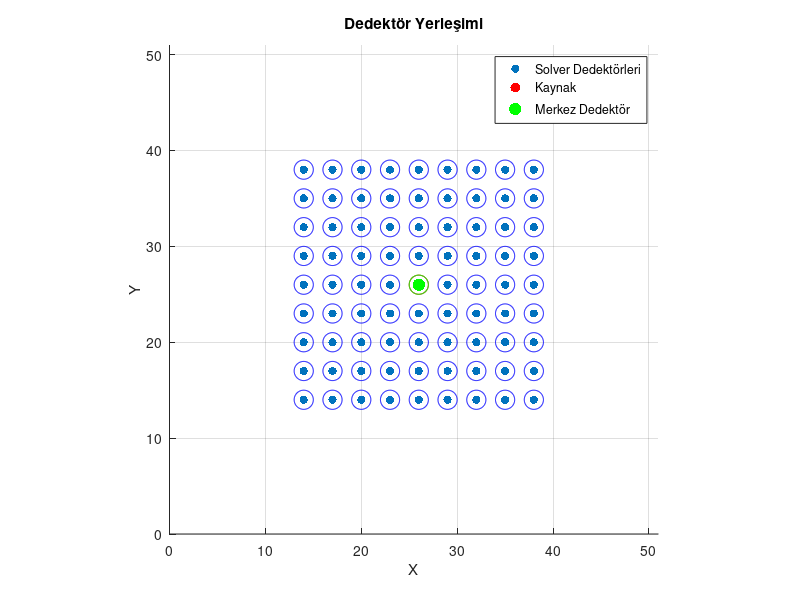

MATLAB code to generate this figure: (Note: this script raises an error after producing the figure.)
% Only clear the 'cfg' variable to avoid clearing other data
% clear cfg cfgs
% clc

%% --- SİMÜLASYON VE HACİM AYARLARI ---
volume_size = [51, 51, 20];
cfg.nphoton   = 1e8;
cfg.vol       = uint8(ones(volume_size)); % Detector field of view (FOV)
cfg.srcpos    = [26, 26, 1];             % Kaynak pozisyonu (merkezde)
cfg.unitinmm  = 0.1;                     % Birim boyutu (mm)
cfg.srcdir    = [0, 0, 1];
cfg.gpuid     = 1;
cfg.autopilot = 1;
cfg.issrcfrom0 = 0;
cfg.prop      = [0 0 1 1; 0.02 1 0.81 1.34]; % [mua, mus, g, n]
cfg.tstart    = 0;
cfg.tend      = 100e-9;
cfg.tstep     = 100e-10;
cfg.seed      = 29012392; 

%% --- DEDEKTÖR GRID PARAMETRELERİ ---
grid_size       = [9, 9]; % [X dedektör sayısı, Y dedektör sayısı]
detector_radius = 1;        % Her dedektörün yarıçapı

% Manuel aralıklandırma kullanılsın mı?
use_manual_spacing = 1; % 1: Manuel, 0: Otomatik

center_det_pos = []; % Başlangıçta boş

if use_manual_spacing
    % Manuel aralık ayarları
    spacing_x_manual = 3;
    spacing_y_manual = 3;

    % Hacim sınırı kontrolü
    max_extent_x = cfg.srcpos(1) + (grid_size(1)-1)/2 * spacing_x_manual;
    max_extent_y = cfg.srcpos(2) + (grid_size(2)-1)/2 * spacing_y_manual;

    if max_extent_x > volume_size(1) || max_extent_y > volume_size(2)
        error('Manuel aralık hacim boyutunu aşıyor. Grid veya aralığı küçültün.');
    end

    % Dedektör pozisyonlarını oluştur (Merkez dahil tüm liste)
    [det_x_manual, det_y_manual] = meshgrid(-floor(grid_size(1)/2):floor(grid_size(1)/2), ...
                                            -floor(grid_size(2)/2):floor(grid_size(2)/2));
    det_x_manual = det_x_manual * spacing_x_manual + cfg.srcpos(1);
    det_y_manual = det_y_manual * spacing_y_manual + cfg.srcpos(2);

    detpos = [det_x_manual(:), det_y_manual(:), ...
              ones(numel(det_x_manual), 1), ... /zeros
              repmat(detector_radius, numel(det_x_manual), 1)];

else
    % Otomatik aralıklandırma
    spacing_x_auto = floor(volume_size(1) / (grid_size(1) + 1));
    spacing_y_auto = floor(volume_size(2) / (grid_size(2) + 1));

    % Dedektör pozisyonlarını oluştur
    [det_x_auto, det_y_auto] = meshgrid(-floor(grid_size(1)/2):floor(grid_size(1)/2), ...
                                        -floor(grid_size(2)/2):floor(grid_size(2)/2));
    det_x_auto = det_x_auto * spacing_x_auto + cfg.srcpos(1);
    det_y_auto = det_y_auto * spacing_y_auto + cfg.srcpos(2);

    detpos = [det_x_auto(:), det_y_auto(:), ...
              ones(numel(det_x_auto), 1), ...
              repmat(detector_radius, numel(det_x_auto), 1)];
end

%% --- MERKEZ DEDEKTÖRÜ TESPİT ETME (AMA LİSTEDEN ÇIKARMIYORUZ) ---
is_source_idx  = (detpos(:, 1) == cfg.srcpos(1)) & (detpos(:, 2) == cfg.srcpos(2));
center_det_pos = detpos(is_source_idx, :);      % merkez dedektör (kaynakla çakışan)
solver_detpos  = detpos(~is_source_idx, :);     % çevredeki dedektörler (sadece görselleştirme için)

disp(['Toplam dedektör sayısı      : ', num2str(size(detpos, 1))]);
disp(['Solver için kullanılacak yan dedektör sayısı: ', num2str(size(solver_detpos, 1))]);
if ~isempty(center_det_pos)
    disp('Merkez dedektör bulundu ve "center" hesapları için işaretlendi.');
else
    warning('Merkez dedektör bulunamadı (kaynakla çakışan dedektör yok).');
end
%%
% Görselleştirme
% Görselleştirme (merkez + kapsama dairesi)
figure; hold on;
theta = linspace(0,2*pi,100);

if ~isempty(solver_detpos)
    hS = scatter(solver_detpos(:,1), solver_detpos(:,2), 'filled', 'b'); % Solver (Mavi)
    for i = 1:size(solver_detpos,1)
        plot(solver_detpos(i,1)+detector_radius*cos(theta), ...
             solver_detpos(i,2)+detector_radius*sin(theta), 'b');         % kapsama dairesi
    end
end

hK = scatter(cfg.srcpos(1), cfg.srcpos(2), 50, 'r', 'filled');            % Kaynak (Kırmızı)
plot(cfg.srcpos(1)+detector_radius*cos(theta), ...
     cfg.srcpos(2)+detector_radius*sin(theta), 'r');

if ~isempty(center_det_pos)
    hM = scatter(center_det_pos(1), center_det_pos(2), 80, 'g', 'filled'); % Merkez (Yeşil)
    plot(center_det_pos(1)+detector_radius*cos(theta), ...
         center_det_pos(2)+detector_radius*sin(theta), 'g');
end

title('Dedektör Yerleşimi'); xlabel('X'); ylabel('Y');
grid on; axis equal; axis([0 volume_size(1) 0 volume_size(2)]);

legH = hK; legL = {'Kaynak'};
if ~isempty(solver_detpos),  legH = [hS legH]; legL = ['Solver Dedektörleri' legL]; end
if ~isempty(center_det_pos), legH = [legH hM]; legL = [legL 'Merkez Dedektör'];     end
legend(legH, legL, 'Location', 'best');

%%

%% --- ANA SİMÜLASYON DÖNGÜSÜ (MS / A MATRİSİ + CENTER_DED BLOĞU) ---
d_p = size(detpos, 1);

ms              = double.empty(0, 26*26*20);   % yan dedektörler için A blokları
A_center_matrix = [];                          % merkez ded. için TAM blok (625 × 12500)

fprintf('--- Tüm Dedektörler İçin Simülasyon Başlıyor (%d adet) ---\n', d_p);
tic
for q = 1:d_p
    this_det   = detpos(q, :);
    cfg.detpos = this_det;

    % 1. İleri Simülasyon
    [flux, detp, vol, seeds] = mcxlab(cfg);

    % 2. Geri (Adjoint) Simülasyon -> Jacobian
    newcfg            = cfg;
    newcfg.seed       = seeds.data;
    newcfg.outputtype = 'jacobian';
    newcfg.detphotons = detp.data;
    [flux2, ~, ~, ~]  = mcxlab(newcfg);

    % Hassasiyet hesapla
    jac = sum(flux2.data, 4);    % 51 x 51 x 20

    % Bu dedektör için 625 frame’lik sensitivite matrisi (25x25 tarama)
    S = sens(jac);               % Boyut: [625, 12500]

    % Eğer bu dedektör kaynakla aynı yerdeyse → merkez dedektör
    if (this_det(1) == cfg.srcpos(1)) && (this_det(2) == cfg.srcpos(2))
        % Merkez dedektörün TAM A bloğu (625 x 12500)
        A_center_matrix = S;
    else
        % Diğer dedektörlerin tüm frame’lerini MS matrisine ekle
        ms = [ms; S];  
    end
end
toc

if isempty(A_center_matrix)
    warning('Merkez dedektör için A_center_matrix üretilemedi (kaynakla çakışan dedektör bulunamamış olabilir).');
else
    disp('>> "A_center_matrix" (625x12500) başarıyla oluşturuldu.');
end

% cfg içine kaydet
cfg.A_matrix         = ms;               % yan dedektörler A
cfg.A_matrix_center  = A_center_matrix;  % merkez dedektör A bloğu (625x12500)
cfg.ms = ms;
return

%% --- SONUÇLARI GÖRÜNTÜLE (MS Matrisi) ---
figure('Name', 'Solver Dedektörleri - Sensitivity Örneği');
z = 1;
if size(ms,1) >= z
    test = reshape(ms(z, :), 26, 26, 20);
    imagesc(log10(abs(squeeze(test(:, :, 1)))));
    colorbar
    title('Örnek Solver Dedektörü (İlk satır)');
    xlabel('y (sütun)'); ylabel('x (satır)');   % x=dim1=satır(dikey), y=dim2=sütun(yatay)
end


%%
% Display the results
figure; 
a_vx = 26 * 26; % FOV area

for z = 1:a_vx
    test = reshape(ms(z, :), 26, 26, 20);

    imagesc(log10(abs(squeeze(test(:, :, 1)))));
    colorbar

    % z (frame) -> tarama konumu.  k = x + (y-1)*26  (sens ile AYNI, vx=26)
    x = mod(z-1, 26) + 1;    % dim1 = X = satır
    y = floor((z-1)/26) + 1; % dim2 = Y = sütun

    title(sprintf('Tarama (frame) konumu: x(satır) = %d, y(sütun) = %d', x, y))
    xlabel('y (sütun)')   % yatay = dim2 = y
    ylabel('x (satır)')   % dikey = dim1 = x

   waitforbuttonpress
end


%% --- SONUÇLARI GÖRÜNTÜLE (Merkez Dedektör - Tek Frame) ---
if ~isempty(A_center_matrix)
    figure('Name', 'Center Detector Frame (Mid Scan)');
    
    % 625 satırın tam ortasındaki frame'i al (mid scan)
    mid_idx          = ceil(size(A_center_matrix, 1) / 2);  % 625 -> 313
    center_frame_vec = A_center_matrix(mid_idx, :);         % 1 x 12500
    
    % 1x12500 → 25x25x20 hacme çevir
    Center_Vol = reshape(center_frame_vec, 26, 26, 20);
    
    % Örnek olarak Z = 10 slice'ını göster
    imagesc(log10(abs(squeeze(Center_Vol(:, :, 1)))));
    colorbar;
    title('Center Detector Sensitivity (Mid Scan) - Slice Z=10');
    xlabel('y (sütun)'); ylabel('x (satır)');   % dikey=dim1=x, yatay=dim2=y
    axis equal tight;
else
    warning('A_center_matrix boş, merkez dedektör görselleştirilemedi.');
end
%%
%%
% Create a numerical phantom and calculate the b matrix
% vol_preX = zeros(25, 25, 20);
% q_Y = 0.15; % 0.15
%  vol_preX(12:14, 12:14, 4:6) = q_Y; % Cube with different quantum yield inside
% 
%  vol_preX(6:10,10:12,7:7)= q_Y; %
%  vol_preX(6:6,10:12,3:7)= q_Y;  % 
%  vol_preX(8:8,10:12,3:7)= q_Y;  % 
%  vol_preX(10:10,10:12,3:7)= q_Y; % 
% % 
% vol_preX(15:23, 15:15, 2:4) = q_Y; 
% vol_preX(15:23, 18:18, 2:4) = q_Y; 
% vol_preX(15:15, 15:18, 2:4) = q_Y; 
% vol_preX(19:19, 15:18, 2:4) = q_Y; 
% 
% 
% X = reshape(vol_preX, [], 1); % X vector
% b = ms * X; % Create the detector readvving matrix
% 
% cfg.X= X;
cfg.ms = ms;
% cfg.b = b;

% Save the configuration data
% save('config_data.mat', 'cfg');
return
%%
% Görselleştirme
figure;
if ~isempty(solver_detpos)
    scatter(solver_detpos(:, 1), solver_detpos(:, 2), 'filled', 'b'); % Solver (Mavi)
    hold on;
    
    % --- DEDEKTÖR NUMARALARINI YAZDIRMA ---
    for i = 1:size(solver_detpos, 1)
        text(solver_detpos(i, 1) + 0.5, solver_detpos(i, 2) + 0.5, num2str(i), ...
            'FontSize', 8, 'FontWeight', 'bold', 'Color', 'k');
    end
else
    hold on;
end

scatter(cfg.srcpos(1), cfg.srcpos(2), 50, 'r', 'filled'); % Kaynak (Kırmızı)
text(cfg.srcpos(1) - 1.5, cfg.srcpos(2) - 1.5, 'Source', 'FontSize', 8, 'Color', 'r');

if ~isempty(center_det_pos)
    scatter(center_det_pos(1), center_det_pos(2), 80, 'g', 'filled'); % Merkez (Yeşil)
end

title('Dedektör Yerleşimi'); xlabel('X'); ylabel('Y');
grid on; axis([0 volume_size(1) 0 volume_size(2)]);

% === EKSENİ TERS ÇEVİRİP (0,0) NOKTASINI SOL ÜSTE ALMA ===
set(gca, 'YDir', 'reverse'); 
% =========================================================

legend_entries = {};
if ~isempty(solver_detpos), legend_entries{end+1} = 'Solver Dedektörleri'; end
legend_entries{end+1} = 'Kaynak';
if ~isempty(center_det_pos), legend_entries{end+1} = 'Merkez Dedektör'; end
legend(legend_entries, 'Location', 'best');
%%


% Görselleştirme
figure;
if ~isempty(solver_detpos)
    scatter(solver_detpos(:, 1), solver_detpos(:, 2), 'filled', 'b'); % Solver (Mavi)
    hold on;
    
    % --- DEDEKTÖR NUMARALARINI YAZDIRMA ---
    for i = 1:size(solver_detpos, 1)
        text(solver_detpos(i, 1) + 0.5, solver_detpos(i, 2) + 0.5, num2str(i), ...
            'FontSize', 8, 'FontWeight', 'bold', 'Color', 'k');
    end
else
    hold on;
end

scatter(cfg.srcpos(1), cfg.srcpos(2), 50, 'r', 'filled'); % Kaynak (Kırmızı)
text(cfg.srcpos(1) - 1.5, cfg.srcpos(2) - 1.5, 'Source', 'FontSize', 8, 'Color', 'r');

if ~isempty(center_det_pos)
    scatter(center_det_pos(1), center_det_pos(2), 80, 'g', 'filled'); % Merkez (Yeşil)
end

title('Dedektör Yerleşimi'); xlabel('X'); ylabel('Y');
grid on; axis([0 volume_size(1) 0 volume_size(2)]);

% === EKSENİ TERS ÇEVİRİP (0,0) NOKTASINI SOL ÜSTE ALMA ===
set(gca, 'YDir', 'reverse'); 
% =========================================================

legend_entries = {};
if ~isempty(solver_detpos), legend_entries{end+1} = 'Solver Dedektörleri'; end
legend_entries{end+1} = 'Kaynak';
if ~isempty(center_det_pos), legend_entries{end+1} = 'Merkez Dedektör'; end
legend(legend_entries, 'Location', 'best');
% SİMÜLASYON İÇİN 25x25 DEDEKTÖR GÖRSELLEŞTİRME KODU (PHANTOM DESTEKLİ)
% A_matrix kodunuz çalıştıktan sonra bu dosyayı çalıştırabilirsiniz.

if ~exist('b', 'var') || ~exist('ms', 'var')
    error('Önce b vektörünü ve ms matrisini oluşturan kodu çalıştırın.');
end

vx = 25; 
if exist('solver_detpos', 'var')
    num_detectors = size(solver_detpos, 1);
elseif exist('detpos_filtered', 'var')
    num_detectors = size(detpos_filtered, 1);
else
    num_detectors = size(ms, 1) / (vx*vx);
end

% --- Düzen Ayarları ---
n     = num_detectors;                
nTile = n + 1;                        
nc = ceil(sqrt(nTile)); if mod(nc,2)==0, nc = nc+1; end
nr = ceil(nTile/nc);    if mod(nr,2)==0, nr = nr+1; end
while nr*nc < nTile
    if nr <= nc, nr = nr+2; else, nc = nc+2; end
end
r0 = (nr+1)/2;  c0 = (nc+1)/2;        

% --- Global Renk Ölçeği (b vektörü için) ---
vals = b(:);
vals = vals(~isnan(vals));
if isempty(vals)
    globalMin = 0; globalMax = 1;
else
    globalMin = min(vals); globalMax = max(vals);
    if globalMax <= globalMin, globalMin = 0; globalMax = 1; end
end

fig = figure('Name','Simülasyon 25x25 Dedektör Frameleri ve Phantom','NumberTitle','off', ...
             'Units','normalized','Position',[0 0.05 1 0.9], 'Color',[0.97 0.97 0.95]);

tl  = tiledlayout(nr, nc, 'Padding','none', 'TileSpacing','none', 'TileIndexing','columnmajor');
colormap(fig,'hot');

ringColors = [0.00 0.00 0.00; 0.20 0.20 0.80; 0.80 0.20 0.20; 0.20 0.60 0.20; 0.50 0.00 0.50];
frameLW = 2.0;

d = 1;

for c = 1:nc
    for r = 1:nr
        ax = nexttile(tl);

        % --- MERKEZ: PHANTOM (TÜMÖR) PROJEKSİYONU ---
        if r==r0 && c==c0
            if exist('vol_preX', 'var')
                Zs = rot90(sum(vol_preX, 3)', 2); 
            else
                Zs = zeros(vx, vx);
            end
            
            hIm = imagesc(ax, Zs);
            axis(ax,'image');
            % ORİJİN SOL ÜSTE ALINDI
            set(ax,'YDir','reverse');
            
            set(ax,'Box','on','LineWidth',frameLW, ...
                'XTick',[],'YTick',[],'Layer','top','Color','none', ...
                'XColor',[0.3 0.3 0.3],'YColor',[0.3 0.3 0.3]);

            text(ax, 0.02, 0.98, 'Phantom', 'Units','normalized', ...
                'HorizontalAlignment','left','VerticalAlignment','top', ...
                'FontSize',8, 'FontWeight','bold', 'Color',[0.95 0.95 0.95], ...
                'BackgroundColor',[0 0 0], 'Margin',1, 'Clipping','on');
            
            setappdata(hIm,'Zdata', Zs); 
            setappdata(hIm,'detIdx', 'Phantom');
            hIm.ButtonDownFcn = @openCloseLocal;
            
            continue
        end

        % Boş kutular
        if d>n
            axis(ax,'image');
            set(ax,'Box','on','LineWidth',1, ...
                'XTick',[],'YTick',[],'Layer','top','Color','none', ...
                'XColor',[0.85 0.85 0.85],'YColor',[0.85 0.85 0.85]);
            continue
        end

        % --- DEDEKTÖR ---
        start_idx = (d-1)*(vx*vx) + 1;
        end_idx   = d*(vx*vx);
        Z = reshape(b(start_idx:end_idx), vx, vx)';
        
        hIm = imagesc(ax, Z, [globalMin, globalMax]);
        axis(ax,'image');
        % ORİJİN SOL ÜSTE ALINDI
        set(ax,'YDir','reverse');

        ringIdx  = max(abs(r - r0), abs(c - c0));
        frameCol = ringColors(mod(ringIdx, size(ringColors,1)) + 1, :);
        set(ax,'Box','on','LineWidth',frameLW, ...
            'XTick',[],'YTick',[],'Layer','top','Color','none', ...
            'XColor',frameCol,'YColor',frameCol);

        text(ax, 0.02, 0.98, sprintf('Det %d', d), 'Units','normalized', ...
            'HorizontalAlignment','left','VerticalAlignment','top', ...
            'FontSize',7, 'FontWeight','bold', 'Color',[0.95 0.95 0.95], ...
            'BackgroundColor',[0 0 0], 'Margin',1, 'Clipping','on');

        setappdata(hIm,'Zdata', Z); 
        setappdata(hIm,'detIdx', d);
        hIm.ButtonDownFcn = @openCloseLocal;

        d = d + 1;
    end
end

cb = colorbar('Location','southoutside');
cb.Limits = [globalMin, globalMax];
cb.Label.String = 'Ölçüm Şiddeti (Simülasyon B Vektörü)';
cb.Layout.Tile = 'south';
%%
% =========================================================================
% TIKLAMA (LOCAL) FONKSİYONU
% =========================================================================
function openCloseLocal(src, ~)
    oldFig = getappdata(src,'FullFig');
    if ~isempty(oldFig) && isvalid(oldFig)
        close(oldFig); rmappdata(src,'FullFig'); return;
    end
    Z   = getappdata(src,'Zdata');
    idx = getappdata(src,'detIdx');

    zVals = Z(:); zVals = zVals(~isnan(zVals));
    if isempty(zVals) || any(~isfinite([min(zVals),max(zVals)]))
        locMin = 0; locMax = 1;
    else
        locMin = min(zVals); locMax = max(zVals);
        if locMax <= locMin, locMin = 0; locMax = 1; end
    end

    if isnumeric(idx), ttl = sprintf('Det %d', idx); else, ttl = char(idx); end
    hF = figure('Name', sprintf('%s – Büyütülmüş (Lokal)', ttl), ...
                'NumberTitle','off', 'Color','w');
    h2 = imagesc(Z, [locMin, locMax]); axis image off; colormap(hot); colorbar;
    % ORİJİN SOL ÜSTE ALINDI
    set(gca,'YDir','reverse');
    title(ttl, 'FontWeight','normal');
    h2.ButtonDownFcn = @(~,~) close(hF);
    setappdata(src,'FullFig', hF);
end

% --- Sensitivity Matrix Fonksiyonu ---
function m3 = sens(jac)
    vx = 26; 
    k  = 0;

   
    num_frames        = vx * vx;          
    elements_per_frame = vx * vx * 20;    
    m3               = zeros(num_frames, elements_per_frame);

    for j = 1:vx
        for i = 1:vx
            m1 = jac(i:vx+i-1, j:vx+j-1, 1:20, 1); 
            
            m2 = reshape(m1, 1, []);  
            k  = k + 1;
            m3(k, :) = m2;
        end
    end
end
